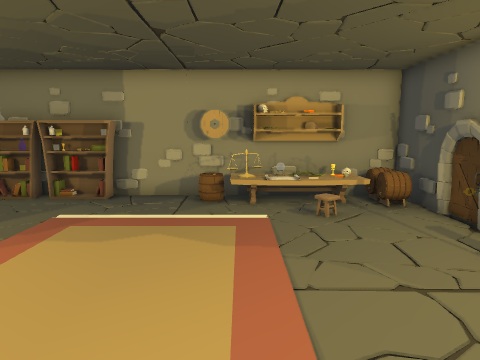
view 1 (above)

12 first-person views from a walk through a scene from a Unity 3-D project. The camera is 1.2 m above the floor, tilts 8° down and sees 70° across. The floor is counted in squares, 0.5 m on a side. Each view is taken from the middle of a square. On the plan, view 1 faces up. The plan holds only what a view shows up to about 20 squares ahead; the rest is blank. The place goes on beyond the plan. The player character is not drawn. Door leaves are left out, so doorways stand open. Some surface patterns are stand-ins.

view 2
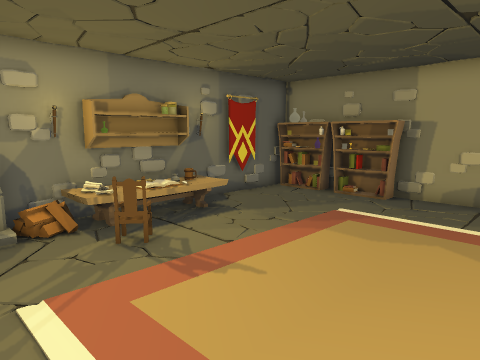

view 3
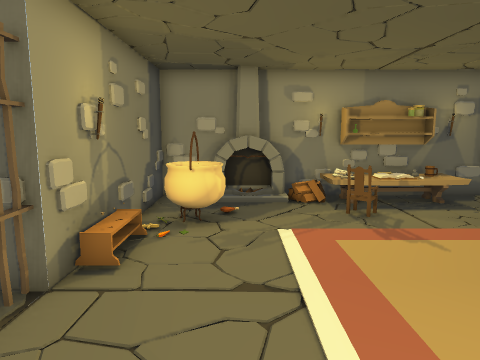

view 4
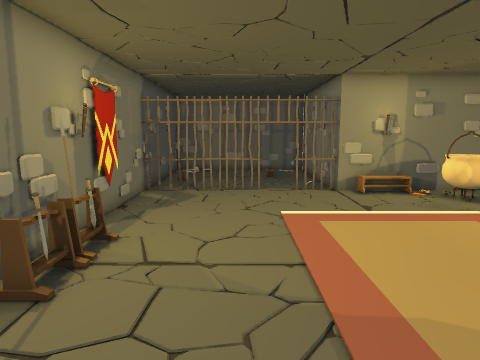

view 5
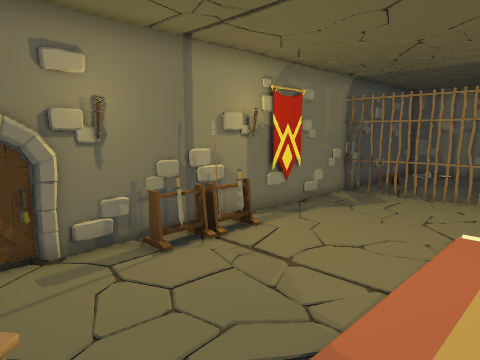

view 6
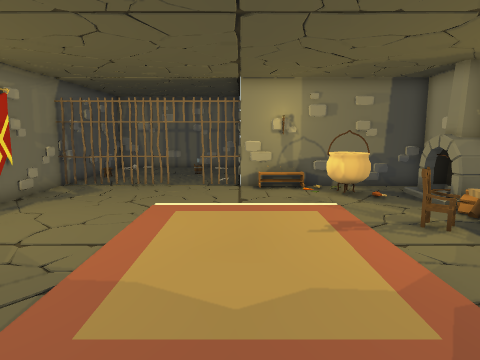

view 7
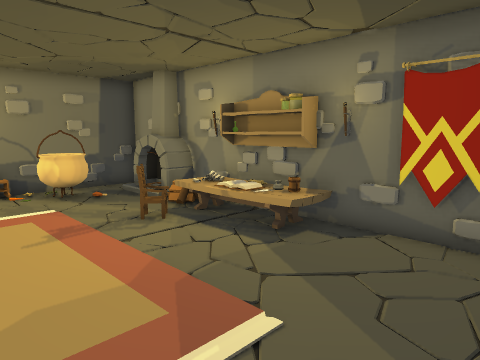

view 8
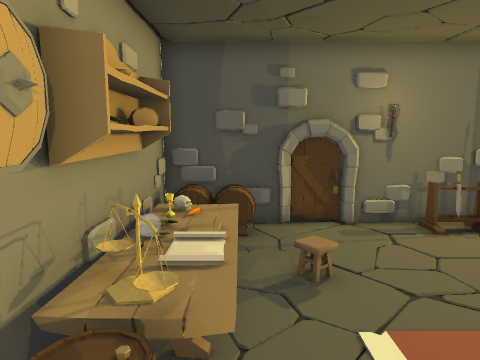

view 9
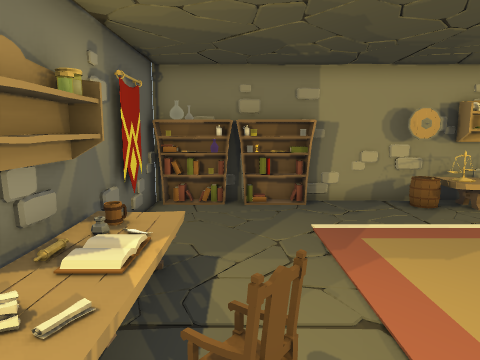

view 10
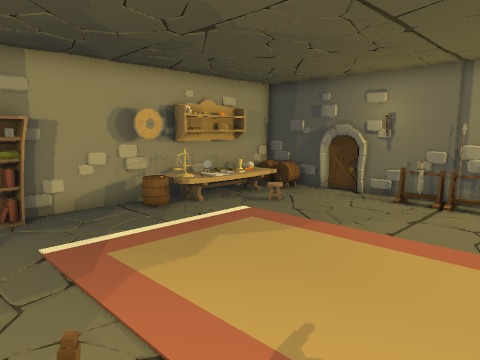

view 11
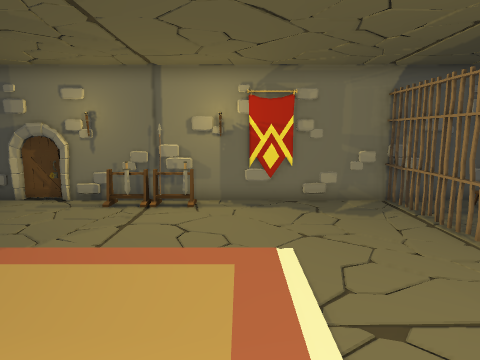

view 12
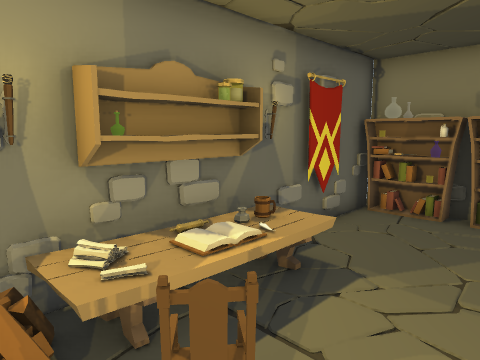

### Floor plan
Key: @ floor where view 1 was taken; # wall or solid block; x gap in a wall; . floor; B bookshelf; A barrel; C carpet; S sword; N banner; H chair; F fireplace; U cauldron; G gate; O other object.
Columns run from 10 left of view 1 to 6 right of it. Each row starts with its distance up from view 1.
 13 #################
 12 #B BBB...######A#
 11 #..............O#
 10 N.......C.......#
  9 #.....  C  .....#
  8 #.....     .....#
  7 ##....     .....#
  6 ##....     ....S#
  5 ##....     ....##
  4 ##.O..     ....S#
  3 ##.H..     .....#
  2 #O....     .....#
  1 #F..............N
  0 #F..U.....@.....#
 -1 #F.UUU..........#
 -2 #..UU...........#
 -3 #########GGGG#xx#
 -4         #.......#
 -5         #       #

Where each view was taken, in squares from view 1:
view 1: 0 up, 0 right, facing up
view 2: 0 up, 0 right, facing up-left
view 3: 0 up, 3 right, facing left
view 4: 11 up, 2 right, facing down
view 5: 10 up, 1 left, facing down-right
view 6: 12 up, 2 left, facing down
view 7: 12 up, 2 left, facing down-left
view 8: 11 up, 3 left, facing right
view 9: 1 up, 7 left, facing up
view 10: 2 up, 7 left, facing up-right
view 11: 2 up, 6 left, facing right
view 12: 2 up, 5 left, facing up-left
